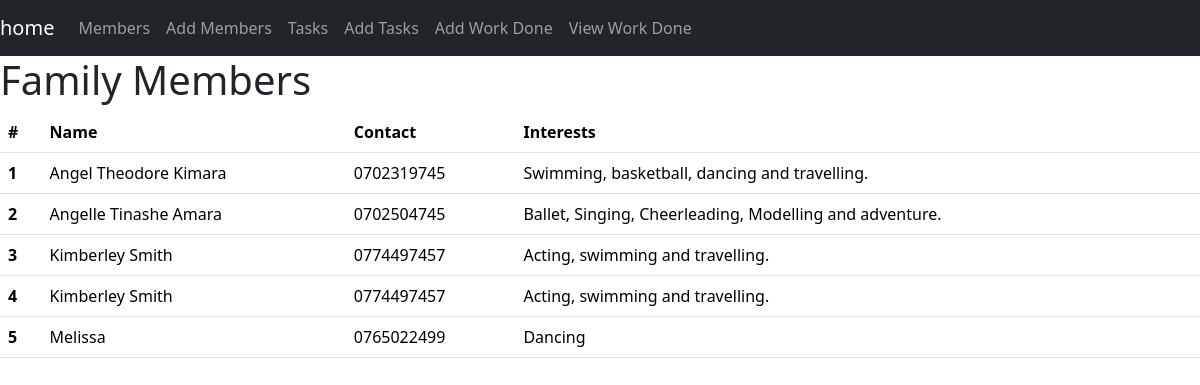
Screenshot of /family_members/ with the database file from the repository.
### todo/models.py (models this page shows, shortened)
class FamilyMember(models.Model):
    name = models.CharField(max_length=255)
    contact = models.CharField(max_length=50)
    interests = models.TextField()

### todo/views.py (the view)
# urls.py: path('family_members/', views.familymember, name = 'family_members'),
def familymember(request):
    members = FamilyMember.objects.all()
    return render(request, 'todo/family_members.html', {'members': members})

### todo/templates/todo/family_members.html
{% extends "todo/base.html" %}
{% block styles %}
<link rel="stylesheet" href="">
{% endblock %}
{% block content %}
<h1>Family Members</h1>
<table class="table">
    <thead>
      <tr>
        <th scope="col">#</th>
        <th scope="col">Name</th>
        <th scope="col">Contact</th>
        <th scope="col">Interests</th>
      </tr>
    </thead>
    <tbody>
      {% for member in members %}
      <tr>
        <th scope="row">{{ forloop.counter }}</th>
        <td>{{ member.name }}</td>
        <td>{{ member.contact }}</td>
        <td>{{ member.interests}}</td>
      </tr>
      {% endfor %}
    </tbody>
  </table>
{% endblock %}

### todo/templates/todo/base.html (shortened to what this page needs)
{% load static %}
<!DOCTYPE html>
<html lang="en">
<head>
    <link rel="stylesheet" type="text/css" href="{% static 'todo/css/bootstrap.min.css' %}">
    {% block styles %}{% endblock %}
</head>
<body>
    {% include 'todo/includes/nav_menu.html' %}
    {% block content %}{% endblock  %}
</body>
</html>

### todo/templates/todo/includes/nav_menu.html
<nav class="navbar navbar-expand-lg navbar-dark bg-dark">
    <a href="{% url "home" %}" class="navbar-brand" >home</a>
    <div class="collapse navbar-collapse">
        <ul class="navbar-nav mr-auto">
            <li class="nav-item"><a href="{% url "family_members" %}" class="nav-link">Members</a></li>
            <li class="nav-item"><a href="{% url "add_family_member" %}" class="nav-link">Add Members</a></li>
            <li class="nav-item"><a href="{% url "task" %}" class="nav-link">Tasks</a></li>
            <li class="nav-item"><a href="{% url "add_task" %}" class="nav-link">Add Tasks</a></li>
            <li class="nav-item"><a href="{% url "addwork_done" %}" class="nav-link">Add Work Done</a></li>
            <li class="nav-item"><a href="{% url "work_done" %}" class="nav-link">View Work Done</a></li>
        </ul>
    </div>
</nav>

### rows the page displays
FamilyMember: name "Angel Theodore Kimara", contact "0702319745", interests "Swimming, basketball, dancing and travelling."
FamilyMember: name "Angelle Tinashe Amara", contact "0702504745", interests "Ballet, Singing, Cheerleading, Modelling and adventure."
FamilyMember: name "Kimberley Smith", contact "0774497457", interests "Acting, swimming and travelling."
FamilyMember: name "Kimberley Smith", contact "0774497457", interests "Acting, swimming and travelling."
FamilyMember: name "Melissa", contact "0765022499", interests "Dancing"
